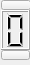
          <widget class="QFrame" name="verticalFrame">
           <property name="sizePolicy">
            <sizepolicy hsizetype="Preferred" vsizetype="Preferred">
             <horstretch>0</horstretch>
             <verstretch>0</verstretch>
            </sizepolicy>
           </property>
           <property name="minimumSize">
            <size>
             <width>30</width>
             <height>65</height>
            </size>
           </property>
           <property name="maximumSize">
            <size>
             <width>30</width>
             <height>65</height>
            </size>
           </property>
           <widget class="QPushButton" name="nixie1Up">
            <property name="geometry">
             <rect>
              <x>1</x>
              <y>0</y>
              <width>30</width>
              <height>10</height>
             </rect>
            </property>
            <property name="sizePolicy">
             <sizepolicy hsizetype="Preferred" vsizetype="Preferred">
              <horstretch>0</horstretch>
              <verstretch>0</verstretch>
             </sizepolicy>
            </property>
            <property name="minimumSize">
             <size>
              <width>29</width>
              <height>0</height>
             </size>
            </property>
            <property name="maximumSize">
             <size>
              <width>16777215</width>
              <height>10</height>
             </size>
            </property>
            <property name="cursor">
             <cursorShape>SizeVerCursor</cursorShape>
            </property>
            <property name="autoFillBackground">
             <bool>false</bool>
            </property>
            <property name="autoRepeat">
             <bool>true</bool>
            </property>
           </widget>
           <widget class="QLCDNumber" name="nixie1">
            <property name="enabled">
             <bool>true</bool>
            </property>
            <property name="geometry">
             <rect>
              <x>1</x>
              <y>10</y>
              <width>29</width>
              <height>40</height>
             </rect>
            </property>
            <property name="sizePolicy">
             <sizepolicy hsizetype="Preferred" vsizetype="Preferred">
              <horstretch>0</horstretch>
              <verstretch>0</verstretch>
             </sizepolicy>
            </property>
            <property name="minimumSize">
             <size>
              <width>29</width>
              <height>40</height>
             </size>
            </property>
            <property name="baseSize">
             <size>
              <width>0</width>
              <height>0</height>
             </size>
            </property>
            <property name="digitCount">
             <number>1</number>
            </property>
           </widget>
           <widget class="QPushButton" name="nixie1Down">
            <property name="geometry">
             <rect>
              <x>1</x>
              <y>50</y>
              <width>29</width>
              <height>10</height>
             </rect>
            </property>
            <property name="sizePolicy">
             <sizepolicy hsizetype="Preferred" vsizetype="Preferred">
              <horstretch>0</horstretch>
              <verstretch>0</verstretch>
             </sizepolicy>
            </property>
            <property name="minimumSize">
             <size>
              <width>29</width>
              <height>0</height>
             </size>
            </property>
            <property name="maximumSize">
             <size>
              <width>16777215</width>
              <height>10</height>
             </size>
            </property>
            <property name="cursor">
             <cursorShape>SizeVerCursor</cursorShape>
            </property>
            <property name="autoFillBackground">
             <bool>false</bool>
            </property>
            <property name="autoRepeat">
             <bool>true</bool>
            </property>
           </widget>
          </widget>
